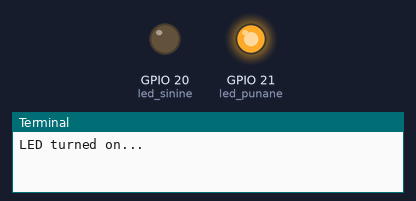
Recording of a program running on a simulated Raspberry Pi (BCM pin numbers). Shown: output pins drawn as LEDs (lit = HIGH), the last lines printed to the terminal.

Above: at 0.5 s.
At 2.5 s:
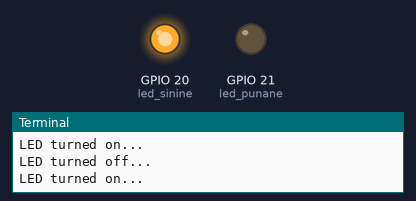
At 3.5 s:
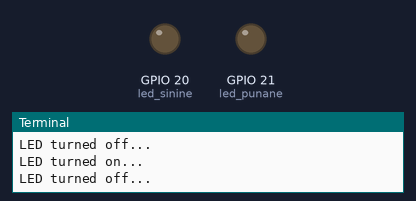
Timing chart, 0 to 5.2 s (numbered marks = the images above):
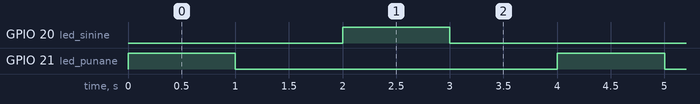

The program:

led_test.py
```python
from gpiozero import LED
import time

led_punane = LED(21)
led_sinine = LED(20)
def punane_polema():
    led_punane.on()
    print('LED turned on...')
def punane_kustu():
    led_punane.off()
    print('LED turned off...')
def sinine_polema():
    led_sinine.on()
    print('LED turned on...')
def sinine_kustu():
    led_sinine.off()
    print('LED turned off...')

while True:
    punane_polema()
    time.sleep(1)
    punane_kustu()
    time.sleep(1)
    sinine_polema()
    time.sleep(1)
    sinine_kustu()
    time.sleep(1)
```

Measured:
- by itself, GPIO 20 (led_sinine), GPIO 21 (led_punane): alternates HIGH for 1.0 s and LOW for 3.0 s
- by itself, everything shown: repeats every 4.0 s, in 4 steps
